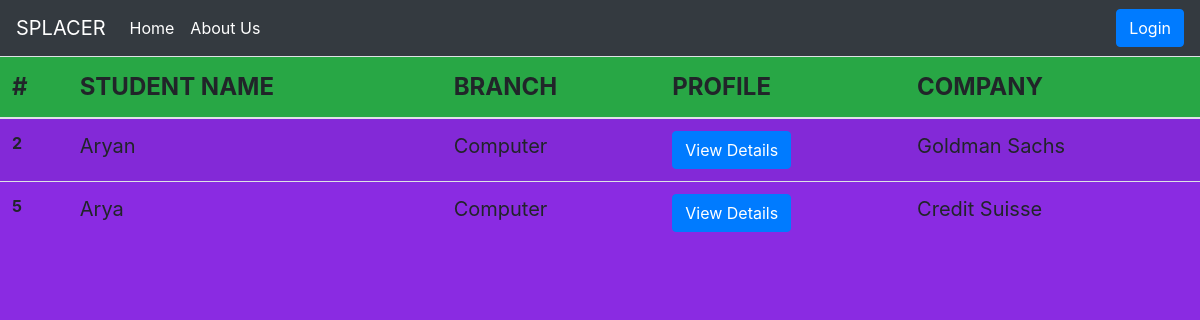
Page /viewplacements/ on the earlier database version.
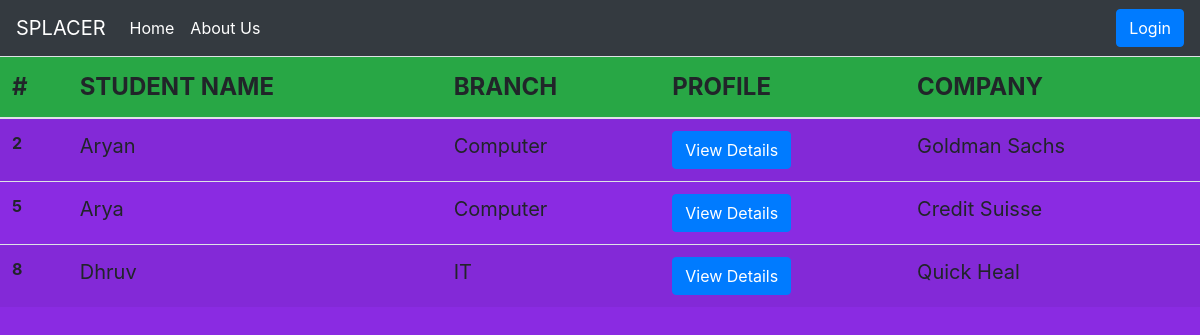
Same page on the later database version.
### portal/models.py (models this page shows, shortened)
class Application(models.Model):
    Schoices = ((1, 'eligible'), (2, 'not eligible'), (3, 'selected'), (4, 'not selected'), (5, 'applied'), (6, 'not applied'))
    student = models.ForeignKey(Student,  on_delete=models.CASCADE)
    company = models.ForeignKey(Company,  on_delete=models.CASCADE)
    status = models.IntegerField(choices =Schoices, default = 6)
    class Meta:
        unique_together = (("company", "student", ),)

class Student(models.Model):
    choicesy = ((1, 'FY'), (2, 'SY'), (3, 'TY'), (4, 'Btech'))
    user = models.OneToOneField(User, on_delete=models.CASCADE)
    s_id = models.IntegerField(primary_key=True)
    resume = models.FileField(upload_to='uploads/',validators=[FileExtensionValidator(allowed_extensions=['pdf', 'doc', 'docx'])])
    b_id = models.ForeignKey(Branch, null = True, on_delete=models.SET_NULL)
    curr_year = models.IntegerField(choices = choicesy, default = 1)
    curr_sem = models.IntegerField(
        validators=[MinValueValidator(1), MaxValueValidator(8)], default = 1)
    status = models.BooleanField(default=False) #False means not placed
    verify = models.BooleanField(default = False) #False means details not verified

class Branch(models.Model):
    b_id = models.AutoField(primary_key = True)
    b_name = models.CharField(max_length = 150)

class Company(models.Model):
    c_id = models.AutoField(primary_key = True)
    c_name = models.CharField(max_length=150, unique=True)
    address = models.TextField(
        max_length=300, default='', help_text='Please enter your address')
    contact = models.CharField(max_length=10, validators=[MinLengthValidator(
        10), MaxLengthValidator(10)], default='0000000000')
    ctc = models.DecimalField(max_digits=10, decimal_places=2)
    doa = models.DateField(default=datetime.date.today) #date of arrival
    recruitment_details = models.TextField(
        max_length=1000, default='', help_text='Enter recruitment details')
    logo = models.ImageField(default='default.png', upload_to='company_logos/', validators=[
                             FileExtensionValidator(allowed_extensions=['png', 'jpeg', 'jpg'])])

### portal/views.py (the view)
# urls.py: path('viewplacements/', viewplacements, name = 'viewplacements'),
def viewplacements(request):
    apps = Application.objects.filter(status = 3)
    return render(request, 'portal/viewplacements.html', {'apps':apps})

### portal/templates/portal/viewplacements.html (shortened to what this page needs)
{% extends "portal/basic.html" %} {% load crispy_forms_tags %}  {% block body %}
<link rel="stylesheet" href="https://use.fontawesome.com/releases/v5.8.1/css/all.css">
<table class="table table-striped">
    <thead>
        <tr class="bg-success">
            <th scope="col" style="font-size:24px">#</th>
            <th scope="col" style="font-size:24px">STUDENT NAME</th>
            <th scope="col" style="font-size:24px">BRANCH</th>
            <th scope="col" style="font-size:24px">PROFILE</th>
            <th scope="col" style="font-size:24px">COMPANY</th>
        </tr>
    </thead>
    <tbody>
        {% for c in apps %}
        <tr>
            <th scope="row">{{c.student.s_id}}</th>
            <td style="font-size:20px">{{c.student.user.username}}</td>
            <td style="font-size:20px">{{c.student.b_id.b_name}}</td>
            <td>
                <a href="#" class="btn btn-primary">View Details</a>
            </td>
            <td style="font-size:20px">{{c.company.c_name}}</td>
        </tr>
        {% endfor %}
    </tbody>
</table>
{% endblock body %}

Differences in the rows shown:
added Application: student.s_id "8", student.user.username "Dhruv", student.b_id.b_name "IT", company.c_name "Quick Heal"
